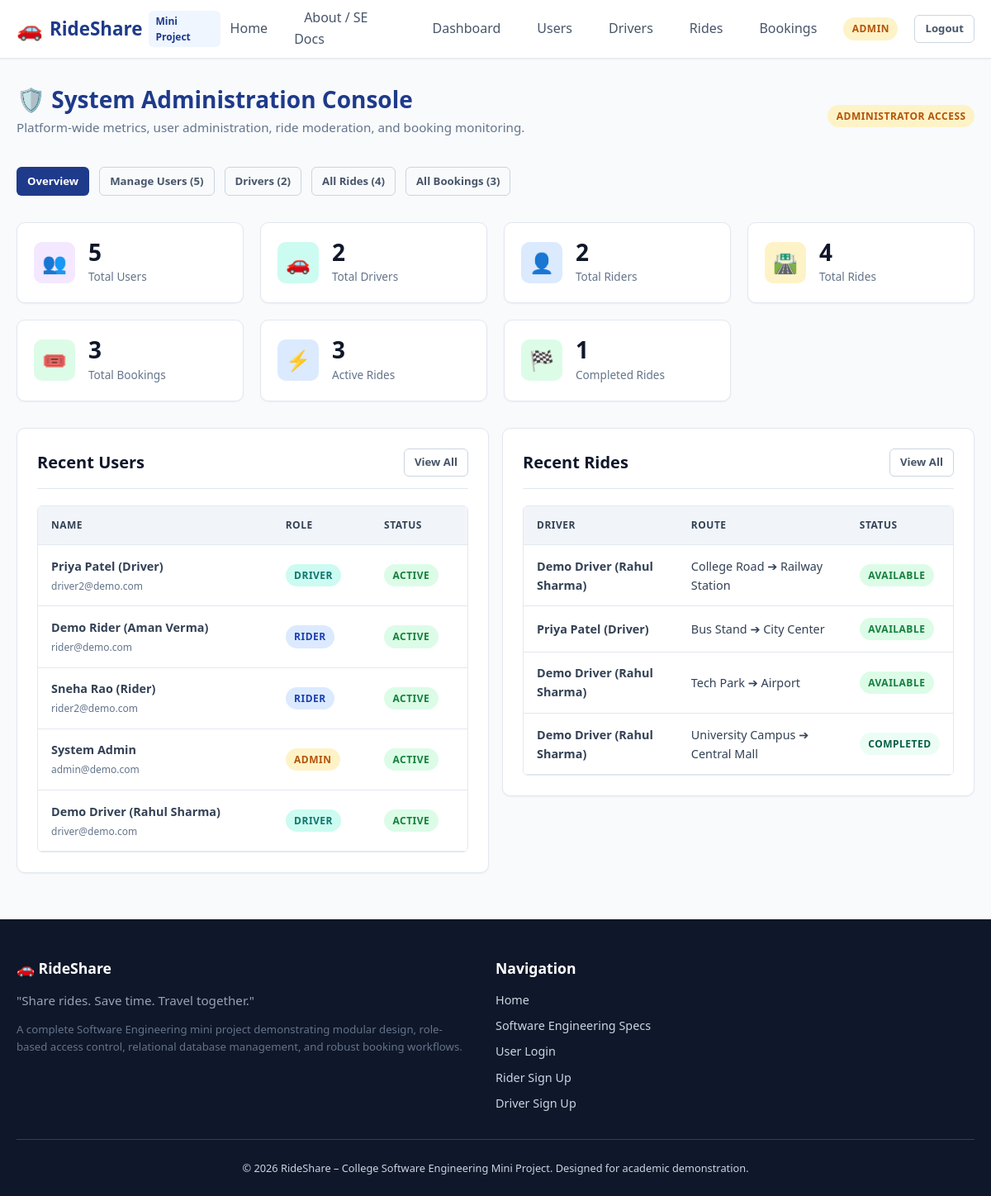
The page /admin/dashboard (signed in) on the database its author committed.
### tables this page shows
CREATE TABLE users (
    id INTEGER PRIMARY KEY AUTOINCREMENT,
    name TEXT NOT NULL,
    email TEXT NOT NULL UNIQUE,
    phone TEXT NOT NULL,
    password_hash TEXT NOT NULL,
    role TEXT NOT NULL CHECK(role IN ('rider', 'driver', 'admin')),
    status TEXT NOT NULL DEFAULT 'active' CHECK(status IN ('active', 'inactive')),
    created_at TIMESTAMP DEFAULT CURRENT_TIMESTAMP
);

CREATE TABLE rides (
    id INTEGER PRIMARY KEY AUTOINCREMENT,
    driver_id INTEGER NOT NULL,
    pickup_location TEXT NOT NULL,
    destination TEXT NOT NULL,
    ride_date TEXT NOT NULL,
    departure_time TEXT NOT NULL,
    available_seats INTEGER NOT NULL CHECK(available_seats >= 0),
    vehicle_type TEXT NOT NULL,
    fare_per_passenger REAL NOT NULL CHECK(fare_per_passenger >= 0),
    status TEXT NOT NULL DEFAULT 'Available' CHECK(status IN ('Available', 'Full', 'Ongoing', 'Completed', 'Cancelled')),
    created_at TIMESTAMP DEFAULT CURRENT_TIMESTAMP,
    FOREIGN KEY (driver_id) REFERENCES drivers(id) ON DELETE CASCADE
);

### routes/admin_routes.py (the view)
@admin_bp.route('/dashboard')
@role_required('admin')
def dashboard():
    all_users = User.get_all()
    all_rides = Ride.get_all()
    all_bookings = Booking.get_all()
    total_users = len(all_users)
    total_drivers = sum(1 for u in all_users if u['role'] == 'driver')
    total_riders = sum(1 for u in all_users if u['role'] == 'rider')
    total_rides = len(all_rides)
    total_bookings = len(all_bookings)
    active_rides = sum(1 for r in all_rides if r['status'] in ('Available', 'Ongoing'))
    completed_rides = sum(1 for r in all_rides if r['status'] == 'Completed')
    return render_template(
        'admin/dashboard.html',
        total_users=total_users,
        total_drivers=total_drivers,
        total_riders=total_riders,
        total_rides=total_rides,
        total_bookings=total_bookings,
        active_rides=active_rides,
        completed_rides=completed_rides,
        recent_users=all_users[:6],
        recent_rides=all_rides[:6]
    )

### database/db.py (called while the page is built)
def get_db():
    if 'db' not in g:
        db_path = current_app.config.get('DATABASE_PATH')
        os.makedirs(os.path.dirname(db_path), exist_ok=True)
        g.db = sqlite3.connect(db_path)
        g.db.row_factory = sqlite3.Row
        g.db.execute("PRAGMA foreign_keys = ON;")
    return g.db

### models/booking.py (called while the page is built)
    @staticmethod
    def get_all():
        db = get_db()
        cursor = db.cursor()
        cursor.execute("""
            SELECT b.*,
                   r.pickup_location, r.destination, r.ride_date, r.departure_time,
                   rider.name as rider_name, rider.email as rider_email,
                   driver_u.name as driver_name, driver_u.email as driver_email
            FROM bookings b
            JOIN rides r ON b.ride_id = r.id
            JOIN users rider ON b.rider_id = rider.id
            JOIN drivers d ON r.driver_id = d.id
            JOIN users driver_u ON d.user_id = driver_u.id
            ORDER BY b.booking_date DESC
        """)
        return cursor.fetchall()

### models/ride.py (called while the page is built)
    @staticmethod
    def get_all():
        db = get_db()
        cursor = db.cursor()
        cursor.execute("""
            SELECT r.*, u.name as driver_name, u.email as driver_email, d.vehicle_model, d.vehicle_number,
                   (SELECT COUNT(*) FROM bookings b WHERE b.ride_id = r.id) as total_bookings
            FROM rides r
            JOIN drivers d ON r.driver_id = d.id
            JOIN users u ON d.user_id = u.id
            ORDER BY r.created_at DESC
        """)
        return cursor.fetchall()

### models/user.py (called while the page is built)
    @staticmethod
    def get_all(role=None):
        db = get_db()
        cursor = db.cursor()
        if role:
            cursor.execute("SELECT * FROM users WHERE role = ? ORDER BY created_at DESC", (role,))
        else:
            cursor.execute("SELECT * FROM users ORDER BY created_at DESC")
        return cursor.fetchall()

### templates/admin/dashboard.html (shortened to what this page needs)
{% extends "base.html" %}
{% block content %}
<div class="card-header" style="border: none; padding: 0; margin-bottom: 1.5rem;">
    <div>
        <h2 style="color: var(--primary); margin: 0;">🛡️ System Administration Console</h2>
        <p style="color: var(--gray-600); font-size: 0.95rem; margin-top: 0.25rem;">
            Platform-wide metrics, user administration, ride moderation, and booking monitoring.
        </p>
    </div>
    <span class="role-badge admin">Administrator Access</span>
</div>
<div style="display: flex; gap: 0.75rem; margin-bottom: 2rem; flex-wrap: wrap;">
    <a href="{{ url_for('admin.dashboard') }}" class="btn btn-primary btn-sm">Overview</a>
    <a href="{{ url_for('admin.users') }}" class="btn btn-outline btn-sm">Manage Users ({{ total_users }})</a>
    <a href="{{ url_for('admin.drivers') }}" class="btn btn-outline btn-sm">Drivers ({{ total_drivers }})</a>
    <a href="{{ url_for('admin.rides') }}" class="btn btn-outline btn-sm">All Rides ({{ total_rides }})</a>
    <a href="{{ url_for('admin.bookings') }}" class="btn btn-outline btn-sm">All Bookings ({{ total_bookings }})</a>
</div>
<div class="stats-grid">
    <div class="stat-card">
        <div class="stat-icon purple">👥</div>
        <div class="stat-info">
            <div class="stat-value">{{ total_users }}</div>
            <div class="stat-label">Total Users</div>
        </div>
    </div>
    <div class="stat-card">
        <div class="stat-icon teal">🚗</div>
        <div class="stat-info">
            <div class="stat-value">{{ total_drivers }}</div>
            <div class="stat-label">Total Drivers</div>
        </div>
    </div>
    <div class="stat-card">
        <div class="stat-icon blue">👤</div>
        <div class="stat-info">
            <div class="stat-value">{{ total_riders }}</div>
            <div class="stat-label">Total Riders</div>
        </div>
    </div>
    <div class="stat-card">
        <div class="stat-icon amber">🛣️</div>
        <div class="stat-info">
            <div class="stat-value">{{ total_rides }}</div>
            <div class="stat-label">Total Rides</div>
        </div>
    </div>
    <div class="stat-card">
        <div class="stat-icon green">🎟️</div>
        <div class="stat-info">
            <div class="stat-value">{{ total_bookings }}</div>
            <div class="stat-label">Total Bookings</div>
        </div>
    </div>
    <div class="stat-card">
        <div class="stat-icon blue">⚡</div>
        <div class="stat-info">
            <div class="stat-value">{{ active_rides }}</div>
            <div class="stat-label">Active Rides</div>
        </div>
    </div>
    <div class="stat-card">
        <div class="stat-icon green">🏁</div>
        <div class="stat-info">
            <div class="stat-value">{{ completed_rides }}</div>
            <div class="stat-label">Completed Rides</div>
        </div>
    </div>
</div>
<div class="form-row">
    <div class="form-col">
        <div class="card">
            <div class="card-header">
                <h3 class="card-title">Recent Users</h3>
                <a href="{{ url_for('admin.users') }}" class="btn btn-outline btn-sm">View All</a>
            </div>
            <div class="table-responsive">
                <table class="table">
                    <thead>
                        <tr>
                            <th>Name</th>
                            <th>Role</th>
                            <th>Status</th>
                        </tr>
                    </thead>
                    <tbody>
                        {% for u in recent_users %}
                            <tr>
                                <td>
                                    <strong>{{ u['name'] }}</strong><br>
                                    <small style="color: var(--gray-600);">{{ u['email'] }}</small>
                                </td>
                                <td><span class="role-badge {{ u['role'] }}">{{ u['role'] }}</span></td>
                                <td><span class="badge badge-{{ u['status'] }}">{{ u['status'] }}</span></td>
                            </tr>
                        {% endfor %}
                    </tbody>
                </table>
            </div>
        </div>
    </div>
    <div class="form-col">
        <div class="card">
            <div class="card-header">
                <h3 class="card-title">Recent Rides</h3>
                <a href="{{ url_for('admin.rides') }}" class="btn btn-outline btn-sm">View All</a>
            </div>
            <div class="table-responsive">
                <table class="table">
                    <thead>
                        <tr>
                            <th>Driver</th>
                            <th>Route</th>
                            <th>Status</th>
                        </tr>
                    </thead>
                    <tbody>
                        {% for r in recent_rides %}
                            <tr>
                                <td><strong>{{ r['driver_name'] }}</strong></td>
                                <td>{{ r['pickup_location'] }} ➔ {{ r['destination'] }}</td>
                                <td><span class="badge badge-{{ r['status']|lower }}">{{ r['status'] }}</span></td>
                            </tr>
                        {% endfor %}
                    </tbody>
                </table>
            </div>
        </div>
    </div>
</div>
{% endblock %}

### templates/base.html (shortened to what this page needs)
<!DOCTYPE html>
<html lang="en">
<head>
    <link rel="stylesheet" href="{{ url_for('static', filename='css/style.css') }}">
    <link rel="stylesheet" href="https://unpkg.com/leaflet@1.9.4/dist/leaflet.css" />
</head>
<body>
    <header class="site-header">
        <div class="container">
            <nav class="navbar">
                <a href="{{ url_for('main.index') }}" class="brand-logo">
                    <span class="logo-icon">🚗</span>
                    <span>RideShare</span>
                    <span class="brand-badge">Mini Project</span>
                </a>
                <ul class="nav-links" id="navLinks">
                    <li><a href="{{ url_for('main.index') }}" class="nav-link">Home</a></li>
                    <li><a href="{{ url_for('main.about') }}" class="nav-link">About / SE Docs</a></li>
                    {% if session.get('user_id') %}
                        {% if session.get('role') == 'rider' %}
                            <li><a href="{{ url_for('rider.dashboard') }}" class="nav-link">Dashboard</a></li>
                            <li><a href="{{ url_for('rider.search') }}" class="nav-link">Find Ride</a></li>
                            <li><a href="{{ url_for('rider.my_bookings') }}" class="nav-link">My Bookings</a></li>
                            <li><a href="{{ url_for('rider.ride_history') }}" class="nav-link">History</a></li>
                            <li><a href="{{ url_for('main.profile') }}" class="nav-link">Profile</a></li>
                        {% elif session.get('role') == 'admin' %}
                            <li><a href="{{ url_for('admin.dashboard') }}" class="nav-link">Dashboard</a></li>
                            <li><a href="{{ url_for('admin.users') }}" class="nav-link">Users</a></li>
                            <li><a href="{{ url_for('admin.drivers') }}" class="nav-link">Drivers</a></li>
                            <li><a href="{{ url_for('admin.rides') }}" class="nav-link">Rides</a></li>
                            <li><a href="{{ url_for('admin.bookings') }}" class="nav-link">Bookings</a></li>
                        {% endif %}
                        <li>
                            <span class="role-badge {{ session.get('role') }}">
                                {{ session.get('role') }}
                            </span>
                        </li>
                        <li>
                            <a href="{{ url_for('auth.logout') }}" class="btn btn-outline btn-sm">Logout</a>
                        </li>
                    {% endif %}
                </ul>
            </nav>
        </div>
    </header>
    <main class="main-content">
        <div class="container">
            {% block content %}{% endblock %}
        </div>
    </main>
    <footer class="site-footer">
        <div class="container">
            <div class="footer-grid">
                <div>
                    <h3 class="footer-title">🚗 RideShare</h3>
                    <p style="color: #94a3b8; font-size: 0.95rem;">
                        "Share rides. Save time. Travel together."
                    </p>
                    <p style="color: #64748b; font-size: 0.825rem; margin-top: 0.5rem;">
                        A complete Software Engineering mini project demonstrating modular design, role-based access control, relational database management, and robust booking workflows.
                    </p>
                </div>
                <div>
                    <h4 class="footer-title">Navigation</h4>
                    <ul class="footer-links">
                        <li><a href="{{ url_for('main.index') }}">Home</a></li>
                        <li><a href="{{ url_for('main.about') }}">Software Engineering Specs</a></li>
                        <li><a href="{{ url_for('auth.login') }}">User Login</a></li>
                        <li><a href="{{ url_for('auth.register_rider') }}">Rider Sign Up</a></li>
                        <li><a href="{{ url_for('auth.register_driver') }}">Driver Sign Up</a></li>
                    </ul>
                </div>
            </div>
            <div class="footer-bottom">
                &copy; 2026 RideShare – College Software Engineering Mini Project. Designed for academic demonstration.
            </div>
        </div>
    </footer>
</body>
</html>

### rows shown on the page
users: get "ADMIN", name "System Admin", email "admin@demo.com", role "ADMIN", status "ACTIVE"
users: name "Priya Patel (Driver)", email "driver2@demo.com", role "DRIVER", status "ACTIVE"
users: name "Demo Rider (Aman Verma)", email "rider@demo.com", role "RIDER", status "ACTIVE"
users: name "Sneha Rao (Rider)", email "rider2@demo.com", role "RIDER", status "ACTIVE"
users: name "Demo Driver (Rahul Sharma)", email "driver@demo.com", role "DRIVER", status "ACTIVE"
rides: driver_name "Demo Driver (Rahul Sharma)", pickup_location "College Road", destination "Railway Station", status "AVAILABLE"
rides: driver_name "Priya Patel (Driver)", pickup_location "Bus Stand", destination "City Center", status "AVAILABLE"
rides: driver_name "Demo Driver (Rahul Sharma)", pickup_location "Tech Park", destination "Airport", status "AVAILABLE"
rides: driver_name "Demo Driver (Rahul Sharma)", pickup_location "University Campus", destination "Central Mall", status "COMPLETED"

### other values the page prints
{{ total_users }} "5"
{{ total_drivers }} "2"
{{ total_rides }} "4"
{{ total_bookings }} "3"
{{ total_riders }} "2"
{{ active_rides }} "3"
{{ completed_rides }} "1"
